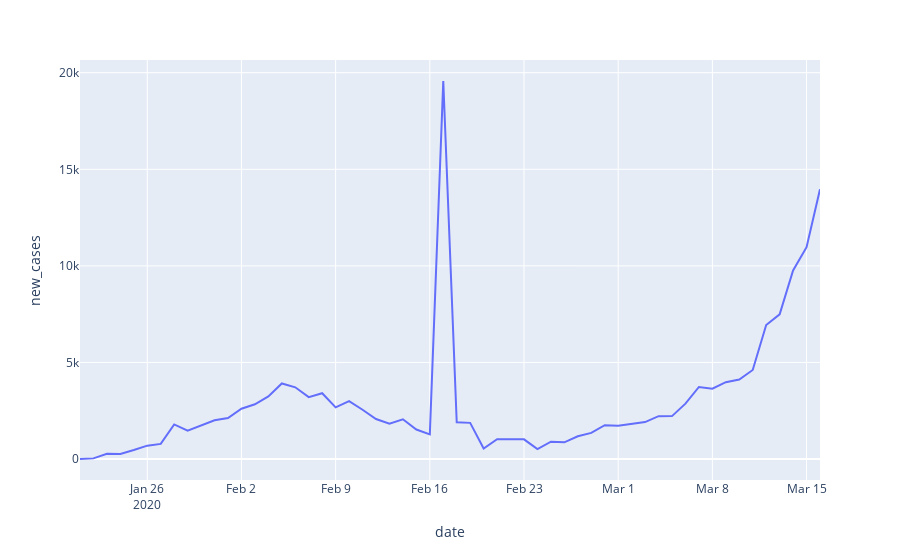

Write notebook code for a chart like this one.
### Code cell
# Plot the new cases per day
# Yesterday, March 16 had the highest increse in cases since Feb 17

fig= px.line(data[data['location']=='World'], x='date', y='new_cases')
fig.show()

### Figure 1 — Plotly figure (JSON) as saved in the notebook; plotly's stock layout.template omitted (floating-point values rounded to 4 significant figures)
{"data": [{"hoverlabel": {"namelength": 0}, "hovertemplate": "date=%{x}<br>new_cases=%{y}", "legendgroup": "", "line": {"color": "#636efa", "dash": "solid"}, "mode": "lines", "name": "", "showlegend": false, "type": "scatter", "x": ["2020-01-21", "2020-01-22", "2020-01-23", "2020-01-24", "2020-01-25", "2020-01-26", "2020-01-27", "2020-01-28", "2020-01-29", "2020-01-30", "2020-01-31", "2020-02-01", "2020-02-02", "2020-02-03", "2020-02-04", "2020-02-05", "2020-02-06", "2020-02-07", "2020-02-08", "2020-02-09", "2020-02-10", "2020-02-11", "2020-02-12", "2020-02-13", "2020-02-14", "2020-02-15", "2020-02-16", "2020-02-17", "2020-02-18", "2020-02-19", "2020-02-20", "2020-02-21", "2020-02-22", "2020-02-23", "2020-02-24", "2020-02-25", "2020-02-26", "2020-02-27", "2020-02-28", "2020-02-29", "2020-03-01", "2020-03-02", "2020-03-03", "2020-03-04", "2020-03-05", "2020-03-06", "2020-03-07", "2020-03-08", "2020-03-09", "2020-03-10", "2020-03-11", "2020-03-12", "2020-03-13", "2020-03-14", "2020-03-15", "2020-03-16"], "xaxis": "x", "y": [0, 32, 266, 262, 467, 691, 783, 1792, 1468, 1750, 2006, 2121, 2604, 2834, 3239, 3913, 3712, 3205, 3405, 2672, 2996, 2549, 2068, 1826, 2056, 1526, 1277, 19572, 1903, 1872, 542, 1021, 1023, 1017, 517, 896, 864, 1175, 1353, 1748, 1727, 1801, 1912, 2217, 2220, 2864, 3730, 3644, 3979, 4119, 4611, 6936, 7488, 9766, 10968, 13968], "yaxis": "y"}], "layout": {"legend": {"tracegroupgap": 0}, "margin": {"t": 60}, "xaxis": {"anchor": "y", "domain": [0, 1], "title": {"text": "date"}}, "yaxis": {"anchor": "x", "domain": [0, 1], "title": {"text": "new_cases"}}}}
